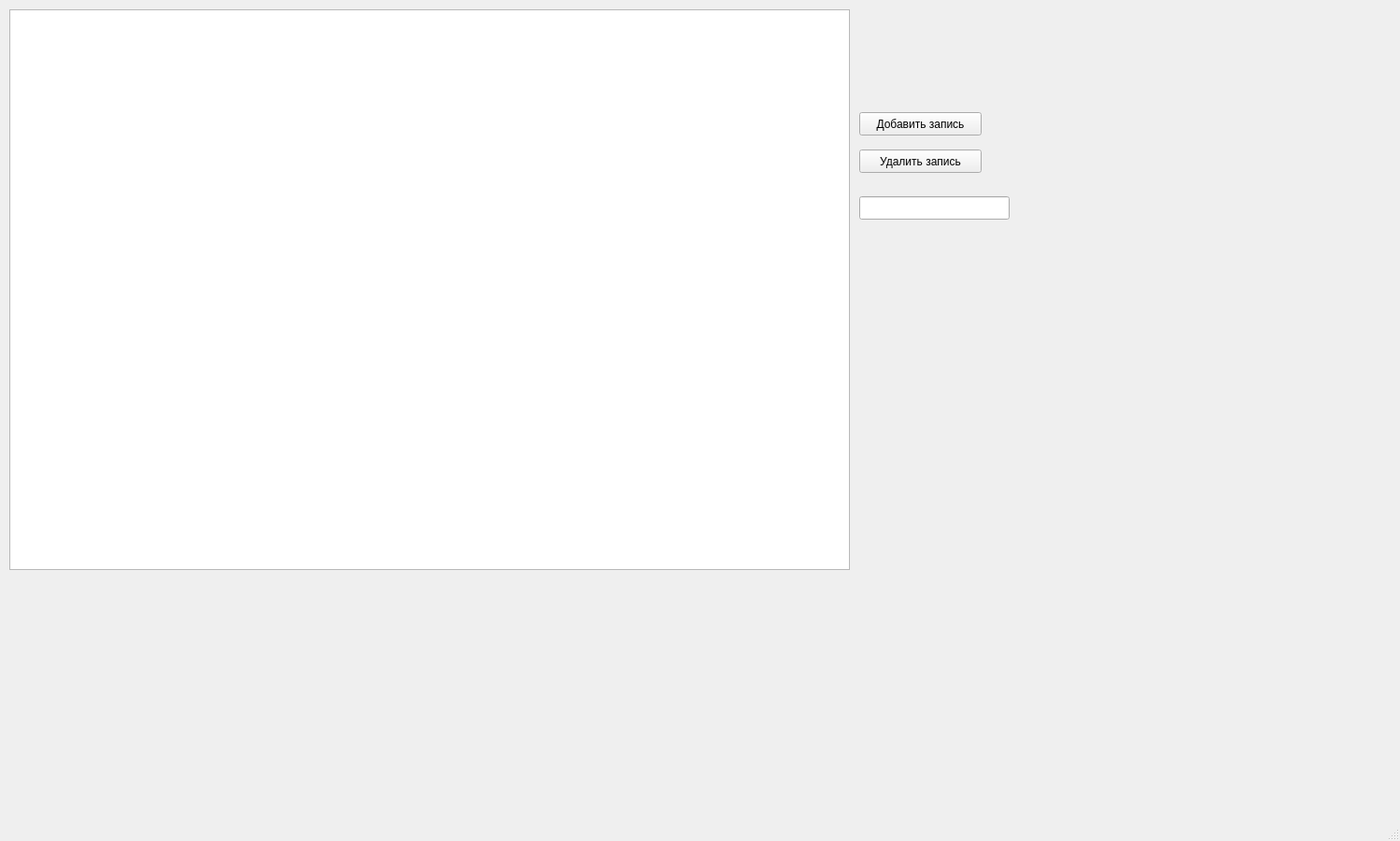
<?xml version="1.0" encoding="UTF-8"?>
<ui version="4.0">
 <class>MainWindow</class>
 <widget class="QMainWindow" name="MainWindow">
  <property name="geometry">
   <rect>
    <x>0</x>
    <y>0</y>
    <width>1499</width>
    <height>900</height>
   </rect>
  </property>
  <property name="windowTitle">
   <string>MainWindow</string>
  </property>
  <widget class="QWidget" name="centralwidget">
   <widget class="QTableView" name="tableView">
    <property name="geometry">
     <rect>
      <x>10</x>
      <y>10</y>
      <width>900</width>
      <height>600</height>
     </rect>
    </property>
    <property name="sortingEnabled">
     <bool>true</bool>
    </property>
   </widget>
   <widget class="QPushButton" name="pushButton">
    <property name="geometry">
     <rect>
      <x>920</x>
      <y>120</y>
      <width>131</width>
      <height>25</height>
     </rect>
    </property>
    <property name="text">
     <string>Добавить запись</string>
    </property>
   </widget>
   <widget class="QPushButton" name="pushButton_2">
    <property name="geometry">
     <rect>
      <x>920</x>
      <y>160</y>
      <width>131</width>
      <height>25</height>
     </rect>
    </property>
    <property name="text">
     <string>Удалить запись</string>
    </property>
   </widget>
   <widget class="QLineEdit" name="lineEdit">
    <property name="geometry">
     <rect>
      <x>920</x>
      <y>210</y>
      <width>161</width>
      <height>25</height>
     </rect>
    </property>
   </widget>
  </widget>
  <widget class="QMenuBar" name="menubar">
   <property name="geometry">
    <rect>
     <x>0</x>
     <y>0</y>
     <width>1499</width>
     <height>22</height>
    </rect>
   </property>
  </widget>
  <widget class="QStatusBar" name="statusbar"/>
 </widget>
 <resources/>
 <connections/>
</ui>
